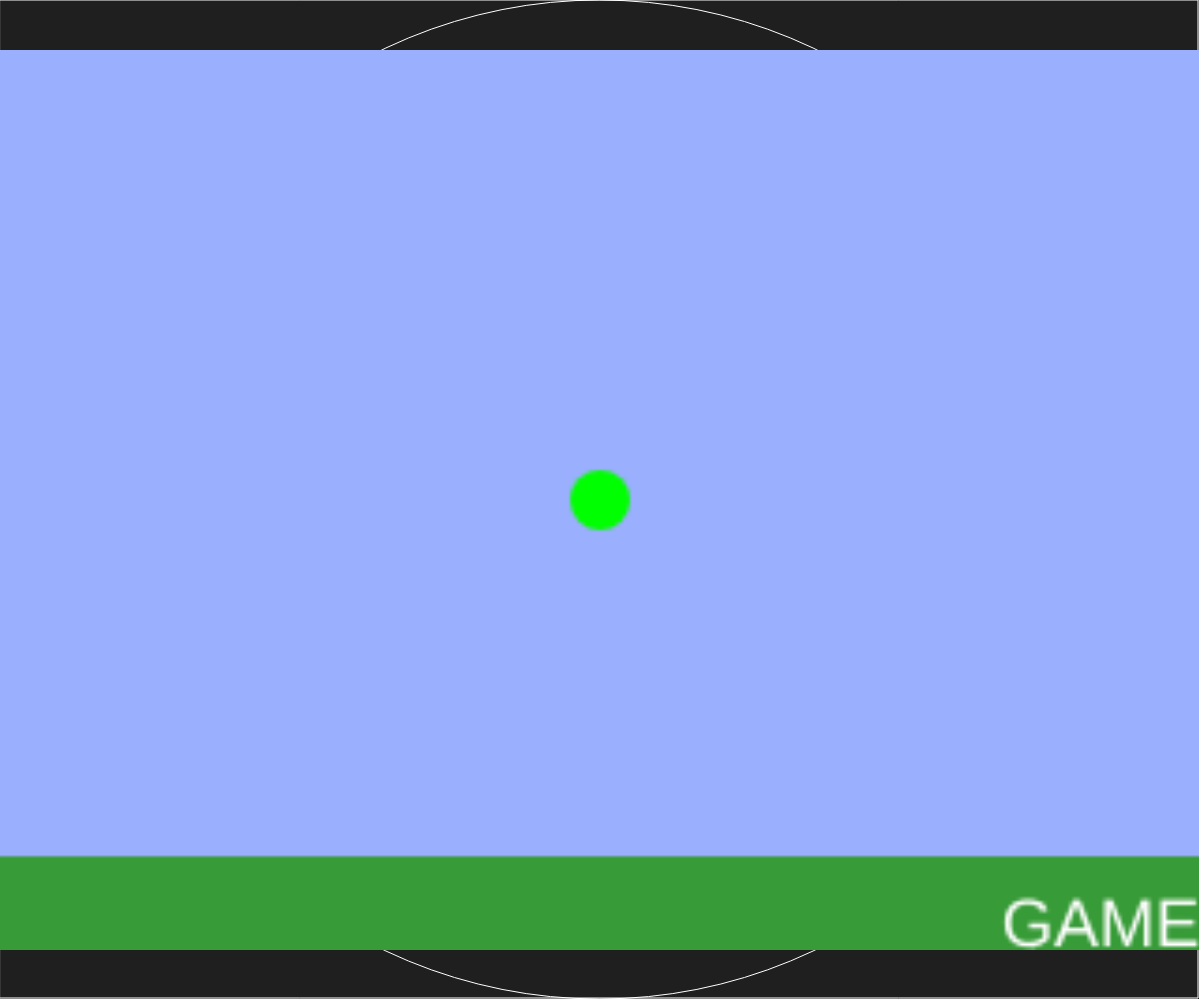
Frame 1 (no input)
Frame 60 (no input): identical to frame 1, image omitted
Frame 120 (the mouse pressed at the canvas centre since frame 60): identical to frame 1, image omitted

The p5.js sketch that drew this single still picture (run headless with seeded random() and noise() and a simulated clock; from frame 60 on, the mouse is pressed at the canvas centre):

// p5.js sketch
// ── sketch.js
function setup() {
  screen = createGraphics(xr, yr);
  createCanvas(xr, yr);
  frameRate(fps);
  game = new Game(this);
  onWindowResize();
}

function draw() {
  clear();
  background(31);
  stroke(255);
  noFill();
  rect(0, 0, width - 1, height - 1);
  ellipse(width / 2, height / 2, min(width, height));
  
  game.update();
  drawScreen(screen);
  image(screen, screenStretchedX, screenStretchedY, screenStretchedWidth, screenStretchedHeight);
}

function windowResized() {
  onWindowResize();
}
function onWindowResize() {
    console.log("Resizising");
  
  resizeCanvas(windowWidth - 1, windowHeight - 1);
  
  // calculate new screen size and position
  screenStretchedWidth = windowWidth;
  screenStretchedHeight = windowWidth / screenRatio;
  if (screenStretchedHeight > windowHeight) {
    screenStretchedHeight = windowHeight;
    screenStretchedWidth = screenStretchedHeight * screenRatio;
  }
  screenStretchedX = (windowWidth - screenStretchedWidth) / 2;
  screenStretchedY = (windowHeight - screenStretchedHeight) / 2;
  

}

function drawScreen(s) {
  game.display(s);
}
// ── game.js
class Game {
  
  constructor(p) {
    this.ground = yr - 25;
    this.p = p;
    this.player1 = new Player(160, 120, LEFT_ARROW, RIGHT_ARROW, UP_ARROW, DOWN_ARROW)
    
  }
  
  update() {
    this.player1.update();
  }
  
  display(s) {
    
    s.clear();
    s.background(155, 175, 255);
    s.fill(55, 155, 55);
    s.strokeWeight(0);
    s.rect(0, this.ground, xr, yr - this.ground);
    
    s.strokeWeight(0);
    s.fill(255);
    s.textSize(18);
	
    var title = "GAME";    
    s.strokeWeight(0);
    s.stroke(255);
	  s.text(title, xr - s.textWidth(title), yr - 1);
	  
	  this.player1.draw(s);
	
  }
}
// ── globals.js
var xr = 320;
var yr = 240;
var fps = 50;
var screen;
var screenRatio = xr / yr;
var screenStretchedX;
var screenStretchedY;
var screenStretchedWidth;
var screenStretchedHeight;
  
var game;
// ── player.js
class Player {
  constructor(x, y, keyLeft, keyRight, keyUp, keyDown) {
    this.x = x;
    this.y = y;
    this.ax = 0;
    this.ay = 0;
    this.vx = 0;
    this.vy = 0;
    this.radius = 8;
    this.keyLeft = keyLeft;
    this.keyRight = keyRight;
    this.keyUp = keyUp;
    this.keyDown = keyDown;
  }
  
  keysUpdate() {
    if (keyIsDown(this.keyLeft)) {
      console.log("left pressed");
    }
    if (keyIsDown(this.keyRight)) {
      console.log("right pressed");
    }
    if (keyIsDown(this.keyUp)) {
      console.log("up pressed");
    }
    if (keyIsDown(this.keyDown)) {
      console.log("down pressed");
    }
  }
  
  update() {
    this.keysUpdate();
  }
  
  draw(s) {
    s.fill(0, 255, 0);
    s.noStroke();
    s.ellipse(this.x, this.y, 2 * this.radius);
  }
  
}
